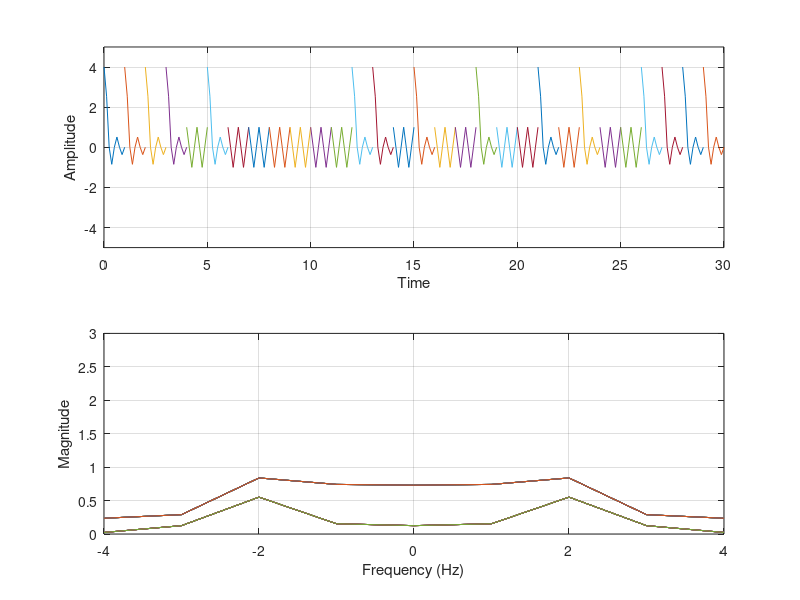

Here is the MATLAB script that generated this plot:
clear all
close all
duration_signal=29;

for T = 0:duration_signal  %%%% Duration 30 seconds with interval of 1 sec.
    if T==0
    display('Transmission Started')
     display (T)
    elseif (T==duration_signal) 
        display('Transmission ends: see the final result')
     display (T)
    else
            display('Transmission in progress: please wait')
     display (T)
    end 
    N=2;
    freq=N;
  
    fs=4*freq;
    ts=1/fs;
    t=0:ts:1;
    
    i=randi(2);
    display(i)
    m1_t=cos(2*pi*freq*t); 
    m2_t=2*freq*sinc(2*freq*t);
    Nsym = 200; %filter span in symbol durations
    L=10;
    alpha=1;
    %[m3_t,t]=raisedCosineFunction(alpha,L,Nsym);
    switch i
        case 1
            m_t=m1_t;
        case 2
            m_t=m2_t;
        case 3
            m_t=m3_t;
    end
  N=length(m_t);
  m_f= fft(m_t,N)/fs;
  freqaxis=linspace(-fs/2, fs/2, N);
  figure(1)
    
  hold all  %%% keeps the previous plots and everytime changes the color
    
  subplot(2,1,1), plot(t+T,m_t);
  xlim([0 30]);
  xlabel('Time')
  ylabel('Amplitude')
  grid on
  axis([0  inf -5 5])   %%% first two are limits for x-axis, the other two are limits for y-axis: observe why 0 inf , and -5 5 are used here.
  hold on     %%% keeps the previous plots 
  subplot(2,1,2), plot(freqaxis,fftshift(abs(m_f)))
  xlabel('Frequency (Hz)')
  ylabel('Magnitude')
  grid on
  axis([-inf inf 0 3])  %%% first two are limits for x-axis, the other two are limits for y-axis: observe why -inf inf , and 0 3 are used here. 
     
   
      
    %pause(2)  %%%%% pauses for 2 seconds and then go for next loop increment.
end